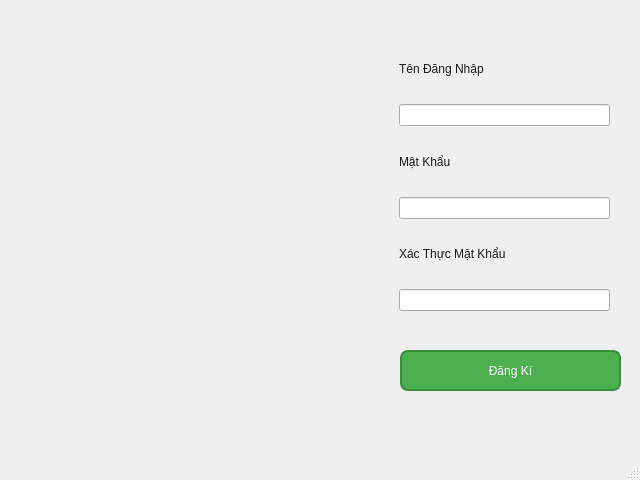
<?xml version="1.0" encoding="UTF-8"?>
<ui version="4.0">
 <class>MainWindow</class>
 <widget class="QMainWindow" name="MainWindow">
  <property name="geometry">
   <rect>
    <x>0</x>
    <y>0</y>
    <width>640</width>
    <height>480</height>
   </rect>
  </property>
  <property name="windowTitle">
   <string>Đăng Kí</string>
  </property>
  <property name="styleSheet">
   <string notr="true">/* Nền ứng dụng với gradient */
QWidget {
    background: qlineargradient(
        x1: 0, y1: 0, x2: 1, y2: 1,
        stop: 0 #ff7eb3, /* Hồng nhạt */
        stop: 0.33 #ffcc70, /* Vàng sáng */
        stop: 0.66 #4db8ff, /* Xanh dương nhạt */
        stop: 1 #96e6a1  /* Xanh lá nhạt */
    );
    color: #1a1a1a; /* Chữ màu tối nổi bật */
}

/* Các nút */
QPushButton {
    background-color: #4CAF50; /* Nút màu xanh lá nổi bật */
    color: white; /* Chữ màu trắng */
    border: 2px solid #388E3C; /* Viền nút */
    border-radius: 8px; /* Bo góc nút */
    padding: 8px 12px; /* Tăng kích thước nút */
}

/* Hover: Màu đậm hơn */
QPushButton:hover {
    background-color: #45A049; /* Xanh đậm hơn khi hover */
}

/* Pressed: Màu tối hơn khi bấm */
QPushButton:pressed {
    background-color: #357A38; /* Xanh đậm thêm khi bấm */
}
</string>
  </property>
  <widget class="QWidget" name="centralwidget">
   <widget class="QPushButton" name="pushButton_3">
    <property name="geometry">
     <rect>
      <x>400</x>
      <y>350</y>
      <width>221</width>
      <height>41</height>
     </rect>
    </property>
    <property name="styleSheet">
     <string notr="true">padding: 9px;</string>
    </property>
    <property name="text">
     <string>Đăng Kí</string>
    </property>
   </widget>
   <widget class="QLabel" name="label">
    <property name="geometry">
     <rect>
      <x>0</x>
      <y>-10</y>
      <width>361</width>
      <height>511</height>
     </rect>
    </property>
    <property name="text">
     <string/>
    </property>
    <property name="pixmap">
     <pixmap>C:/Users/admin/Downloads/image-removebg-preview.png</pixmap>
    </property>
    <property name="scaledContents">
     <bool>true</bool>
    </property>
   </widget>
   <widget class="QWidget" name="verticalLayoutWidget">
    <property name="geometry">
     <rect>
      <x>399</x>
      <y>40</y>
      <width>211</width>
      <height>271</height>
     </rect>
    </property>
    <layout class="QVBoxLayout" name="verticalLayout">
     <item>
      <widget class="QLabel" name="label_2">
       <property name="text">
        <string>Tên Đăng Nhập</string>
       </property>
      </widget>
     </item>
     <item>
      <widget class="QLineEdit" name="lineEdit"/>
     </item>
     <item>
      <widget class="QLabel" name="label_3">
       <property name="text">
        <string>Mật Khẩu</string>
       </property>
      </widget>
     </item>
     <item>
      <widget class="QLineEdit" name="lineEdit_2"/>
     </item>
     <item>
      <widget class="QLabel" name="label_4">
       <property name="text">
        <string>Xác Thực Mật Khẩu</string>
       </property>
      </widget>
     </item>
     <item>
      <widget class="QLineEdit" name="lineEdit_3"/>
     </item>
    </layout>
   </widget>
  </widget>
  <widget class="QStatusBar" name="statusbar"/>
 </widget>
 <resources/>
 <connections/>
</ui>
